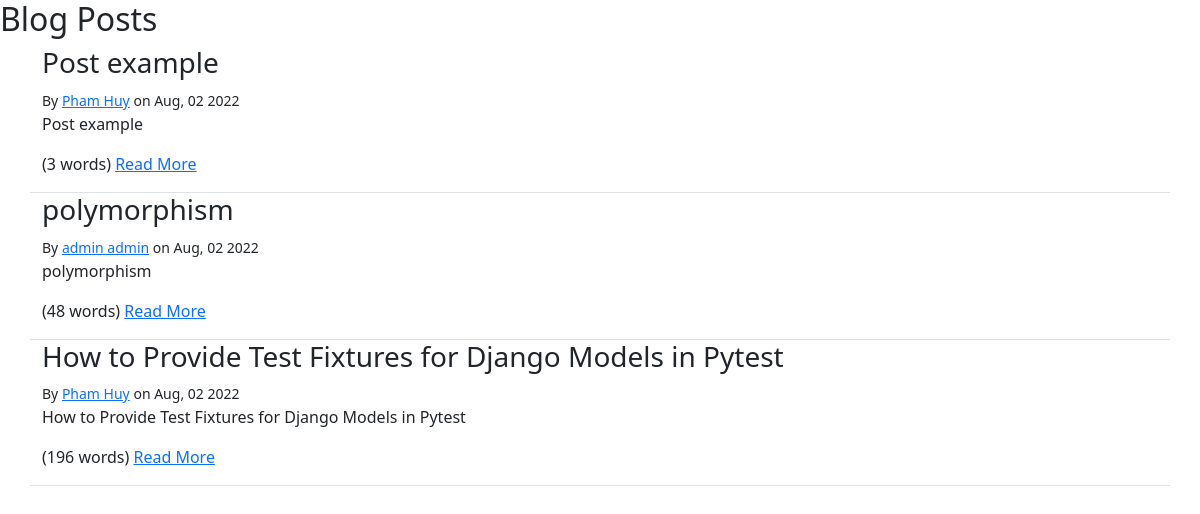
Screenshot of /blog/ with the database file from the repository.
### blog/models.py (models this page shows, shortened)
class Post(models.Model):
    author = models.ForeignKey(settings.AUTH_USER_MODEL, on_delete=models.PROTECT)
    created_at = models.DateTimeField(auto_now_add=True)
    modified_at = models.DateTimeField(auto_now_add=True)
    published_at = models.DateTimeField(blank=True, null=True)
    title = models.TextField(max_length=100)
    slug = models.SlugField()
    summary = models.TextField(max_length=500)
    content = models.TextField()
    tags = models.ManyToManyField(Tag, related_name='posts')
    comments = GenericRelation(Comment)

### blog/views.py (the view)
# urls.py: path('', views.index),
def index(request):
    posts = Post.objects.all()[:10]
    context = {'posts': posts}
    return render(request, 'blog/index.html', context=context)

### blog/templatetags/blog_extras.py (called while the page is built)
@register.simple_tag(name='row')
def row(extends = ''):
    return format_html('<div class="row {}">', extends)

@register.simple_tag(name='endrow')
def endrow():
    return format_html('</div>')

@register.simple_tag(name='col')
def col(extends = ''):
    return format_html('<div class="col {}">', extends)

@register.simple_tag(name='endcol')
def endcol():
    return format_html('</div>')

@register.filter
def author_details(author, current_user=None):
    if not isinstance(author, user_model):
        return ""
    if author == current_user:
        return format_html("<strong>me</strong>")
    if author.first_name and author.last_name:
        name = f"{author.first_name} {author.last_name}"
    else:
       name = f"{author.username}"
    if author.email != None:
        email = author.email
        prefix = format_html('<a href="mailto:{}">', email)
        suffix = format_html("</a>")
    else:
        prefix = ""
        suffix = ""
    return format_html("{}{}{}", prefix, name, suffix)

### blog/templates/blog/index.html
{% extends "base.html" %}
{% load blog_extras %}
{% block content%}
<h2>Blog Posts</h2>
<div class="container">
    {% for post in posts %}
        {% row "border-bottom" %}
            {% col %}
                <h3>{{ post.title }}</h3>
                {% include "blog/post-byline.html" %}
                <p>{{ post.summary }}</p>
                <p>
                    ({{ post.content|wordcount }} words)
                    <a href="{% url 'blog-post-detail' post.slug%}">Read More</a>
                </p>
            {% endcol %}
        {% endrow %}
    {% endfor %}
</div>
{% endblock %}

### templates/base.html (shortened to what this page needs)
<!doctype html>
<html lang="en">
  <head>
    <link href="https://cdn.jsdelivr.net/npm/bootstrap@5.0.2/dist/css/bootstrap.min.css" rel="stylesheet">
  </head>
  <body>
    {% block content %}
    {% endblock %}
  </body>
</html>

### blog/templates/blog/post-byline.html
{% load blog_extras %}
<small>
    By {{ post.author|author_details:request.user }}
    on {{post.published_at|date:"M, d Y" }}
</small>

### rows the page displays
Post: title "Post example", author|author_details "Pham Huy", published_at "Aug, 02 2022", summary "Post example", content "3"
Post: title "polymorphism", author|author_details "admin admin", published_at "Aug, 02 2022", summary "polymorphism", content "48"
Post: title "How to Provide Test Fixtures for Django Models in Pytest", author|author_details "Pham Huy", published_at "Aug, 02 2022", summary "How to Provide Test Fixtures for Django Models in Pytest", content "196"
